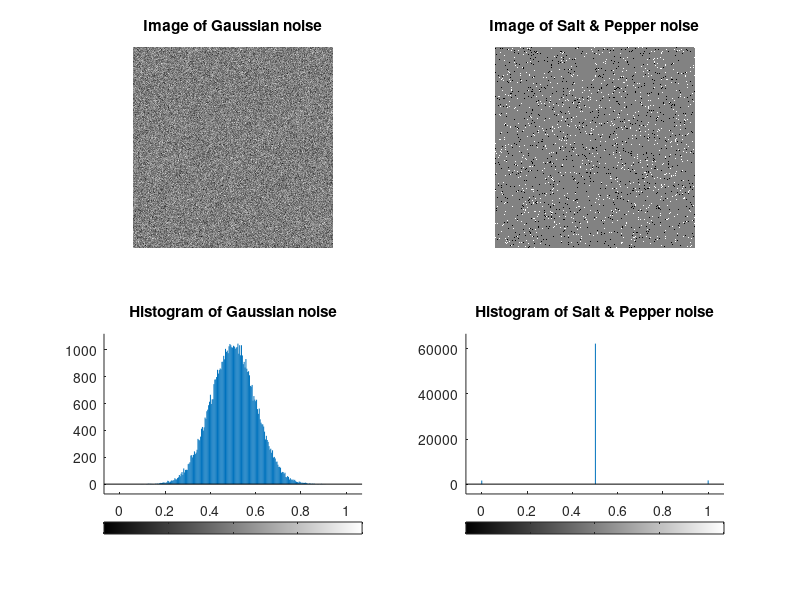

Recreate this plot in MATLAB. (Note: this script raises an error after producing the figure.)
clc; clear; close all
%% 1. Restoration from noise added image
noise = 0.5*ones(256,256);
gn = imnoise(noise,'gaussian');         % Gaussian noise
snpn = imnoise(noise,'salt & pepper');  % Salt & Pepper noise

figure;
subplot(2,2,1); imshow(gn); title("Image of Gaussian noise");
subplot(2,2,2); imshow(snpn); title("Image of Salt & Pepper noise");
subplot(2,2,3); imhist(gn); title("Histogram of Gaussian noise"); axis padded;
subplot(2,2,4); imhist(snpn); title("Histogram of Salt & Pepper noise"); axis padded;
sgtitle("1-c. Histograms of 2 noise images.")

% Characteristics of noise based on the histograms.
    % Gaussian noise : Histogram이 중앙에 가장 많은 값을 가지고, 퍼질수록 적은 값을 가지는 Normal
    % distribution의 histogram을 확인할 수 있다. 
    % Salt & Pepper noise : Histogram이 0, 0.5, 1의 값을 가지고 있다. 이미지 상으로 보았을
    % 때에도 원본 "noise" 행렬의 값 0.5에, salt and pepper noise를 통해 추가한 밝은 값과 어두운 값을
    % 확인할 수 있다.

%% 2. Restoration from periodic noise using notch filter
lena_noise = load('lena_noise.mat').lena_noise;
lena_fft = fftshift(fft2(lena_noise));

% noise 좌표
figure;
subplot(1,2,1); plot(1:256,real(max(lena_fft))); 
subplot(1,2,2); plot(1:256,max(real(transpose(lena_fft))));
sgtitle("noise 좌표 확인용");
% (88,47.5), (88,88.5), (170,169.5), (170,210.5)

[x,y] = meshgrid(1:size(lena_fft,1), 1:size(lena_fft,2));
radius = 8;
z1 = sqrt((y-88).^2+(x-47.5).^2);
z2 = sqrt((y-88).^2+(x-88.5).^2);
z3 = sqrt((y-170).^2+(x-169.5).^2);
z4 = sqrt((y-170).^2+(x-210.5).^2);
notchf = (z1>radius).*(z2>radius).*(z3>radius).*(z4>radius);

f_lena_fft = lena_fft.*notchf;
lena_result = ifft2(f_lena_fft);

figure;
subplot(2,2,1); imshow(lena_noise); title("lena noise");
subplot(2,2,2); fftshow(lena_fft, 'log'); title("lena fft");
subplot(2,2,3); fftshow(f_lena_fft, 'log'); title('filtered lena fft');
subplot(2,2,4); imshow(lena_result); title('final result image');
sgtitle('2. Restoration from periodic noise using notch filter.');

%% 3. Restoration of degraded image
keyboard = im2double(imread('keyboard.png')); 
% image damaged by Gaussian filter (size: [15 15], varince : 0.9)
kf = fftshift(fft2(keyboard));

% Restore the image using Inverse filter.
gf = imresize(fspecial("gaussian",[15,15],2),[512,512]);
gf = imadd(imsubtract(gf,min(min(gf))),0.0004);
gf = imdivide(gf,max(max(gf)));
keyre_inv = kf./gf;

profile_x = 1:512;
profile_ori = kf(257,:);
profile_inv = keyre_inv(257,:);
profile_fil = 1./gf(257,:);

figure;
subplot(2,3,1); imshow(keyboard); title("Original image");
subplot(2,3,2); imshow(ifft2(fftshift(keyre_inv))); title("Output image");
subplot(2,3,3); imshow(gf); title("Freq. Response of Gaussian Filter");
subplot(2,3,4); fftshow(kf);
subplot(2,3,5); fftshow(keyre_inv);
subplot(2,3,6); title("Profiles of 2D Spectrums");
hold on;
plot(profile_x,log(profile_ori),"red"); 
plot(profile_x,log(profile_inv),"blue"); 
plot(profile_x,log(profile_fil),"green");
hold off; axis padded;
sgtitle("Restore the image using Inverse Filter");

% Restore the image using Wiener filter.
g = im2double(imread("keyboard.png"));
G = fftshift(fft2(g));
H = imresize(fspecial("gaussian",[15,15],2),[512,512]);
K = 0.01; % set k value (0.01~1.0) : 0.01일 때 가장 잘 restore됨
WW = (abs(H)^2)./(abs(H)^2+K);
WF = WW./H;
Fh = WF.*G;
fh = ifft2(fftshift(Fh));

pfx = 1:512;
pfi = Fh(257,:);
pff = WW(257,:);

figure;
subplot(2,2,1); imshow(g,[]); title("Input image");
subplot(2,2,2); imshow(fh,[]); title("Output image");
subplot(2,2,3); imshow(WW,[]); title("Wiener Filter Response");
subplot(2,2,4); 
hold on;
plot(pfx,log(pfi),"red"); 
plot(pfx,log(pff),"blue");
hold off; axis padded;
title("Profiles of 2D Spectrums");
sgtitle("Restore the image using Wiener Filter");

% Discuss the restored images
% Inverse filter의 결과, 자글자글한 artifact가 발생하였지만, 키보드 자판의 글자 등 필요한 정보를 선명하게 복원할
% 수 있었다. Profile을 볼 때, inverse filtering을 통해 spectrum이 변화한 것을 확인할 수 있다.
% Wiener filter의 결과, 0.01 값에서 가장 선명한 결과를 보였다. Inverse filtering을 통해서는 선명하게
% 이미지를 복원할 수 있으나 이미지에 노이즈가 포함되었고, Wiener filter에서는 별다른 artifact 발생 없이 이미지를
% 복원할 수 있었으나, 전반적인 이미지의 밝기가 밝아졌다.
